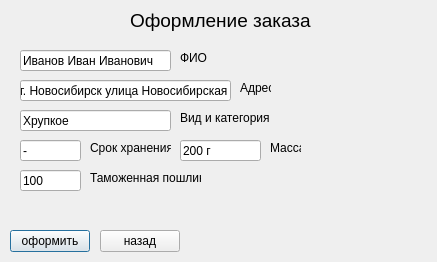
<?xml version="1.0" encoding="UTF-8"?>
<ui version="4.0">
 <class>dispatcherwindow</class>
 <widget class="QDialog" name="dispatcherwindow">
  <property name="geometry">
   <rect>
    <x>0</x>
    <y>0</y>
    <width>437</width>
    <height>262</height>
   </rect>
  </property>
  <property name="windowTitle">
   <string>Dialog</string>
  </property>
  <widget class="QLineEdit" name="fnameEdit">
   <property name="geometry">
    <rect>
     <x>20</x>
     <y>50</y>
     <width>151</width>
     <height>21</height>
    </rect>
   </property>
   <property name="text">
    <string>Иванов Иван Иванович</string>
   </property>
  </widget>
  <widget class="QLabel" name="label">
   <property name="geometry">
    <rect>
     <x>180</x>
     <y>50</y>
     <width>31</width>
     <height>16</height>
    </rect>
   </property>
   <property name="text">
    <string>ФИО</string>
   </property>
  </widget>
  <widget class="QLabel" name="label_2">
   <property name="geometry">
    <rect>
     <x>240</x>
     <y>80</y>
     <width>31</width>
     <height>16</height>
    </rect>
   </property>
   <property name="text">
    <string>Адрес</string>
   </property>
  </widget>
  <widget class="QLineEdit" name="addressEdit">
   <property name="geometry">
    <rect>
     <x>20</x>
     <y>80</y>
     <width>211</width>
     <height>21</height>
    </rect>
   </property>
   <property name="text">
    <string>г. Новосибирск улица Новосибирская</string>
   </property>
  </widget>
  <widget class="QLineEdit" name="categoryEdit">
   <property name="geometry">
    <rect>
     <x>20</x>
     <y>110</y>
     <width>151</width>
     <height>21</height>
    </rect>
   </property>
   <property name="text">
    <string>Хрупкое</string>
   </property>
  </widget>
  <widget class="QLabel" name="label_3">
   <property name="geometry">
    <rect>
     <x>180</x>
     <y>110</y>
     <width>91</width>
     <height>16</height>
    </rect>
   </property>
   <property name="text">
    <string>Вид и категория</string>
   </property>
  </widget>
  <widget class="QLineEdit" name="weightEdit">
   <property name="geometry">
    <rect>
     <x>180</x>
     <y>140</y>
     <width>81</width>
     <height>21</height>
    </rect>
   </property>
   <property name="text">
    <string>200 г</string>
   </property>
  </widget>
  <widget class="QLabel" name="label_4">
   <property name="geometry">
    <rect>
     <x>270</x>
     <y>140</y>
     <width>31</width>
     <height>16</height>
    </rect>
   </property>
   <property name="text">
    <string>Масса</string>
   </property>
  </widget>
  <widget class="QLineEdit" name="srokEdit">
   <property name="geometry">
    <rect>
     <x>20</x>
     <y>140</y>
     <width>61</width>
     <height>21</height>
    </rect>
   </property>
   <property name="text">
    <string>-</string>
   </property>
  </widget>
  <widget class="QLabel" name="label_5">
   <property name="geometry">
    <rect>
     <x>90</x>
     <y>140</y>
     <width>81</width>
     <height>16</height>
    </rect>
   </property>
   <property name="text">
    <string>Срок хранения</string>
   </property>
  </widget>
  <widget class="QLineEdit" name="dutyEdit">
   <property name="geometry">
    <rect>
     <x>20</x>
     <y>170</y>
     <width>61</width>
     <height>21</height>
    </rect>
   </property>
   <property name="text">
    <string>100</string>
   </property>
  </widget>
  <widget class="QLabel" name="label_6">
   <property name="geometry">
    <rect>
     <x>90</x>
     <y>170</y>
     <width>111</width>
     <height>16</height>
    </rect>
   </property>
   <property name="text">
    <string>Таможенная пошлина</string>
   </property>
  </widget>
  <widget class="QLabel" name="label_7">
   <property name="geometry">
    <rect>
     <x>130</x>
     <y>10</y>
     <width>181</width>
     <height>21</height>
    </rect>
   </property>
   <property name="font">
    <font>
     <pointsize>14</pointsize>
    </font>
   </property>
   <property name="text">
    <string>Оформление заказа</string>
   </property>
  </widget>
  <widget class="QPushButton" name="checkoutButton">
   <property name="geometry">
    <rect>
     <x>10</x>
     <y>230</y>
     <width>80</width>
     <height>22</height>
    </rect>
   </property>
   <property name="text">
    <string>оформить</string>
   </property>
  </widget>
  <widget class="QPushButton" name="backButton">
   <property name="geometry">
    <rect>
     <x>100</x>
     <y>230</y>
     <width>80</width>
     <height>22</height>
    </rect>
   </property>
   <property name="text">
    <string>назад</string>
   </property>
  </widget>
 </widget>
 <resources/>
 <connections/>
</ui>
